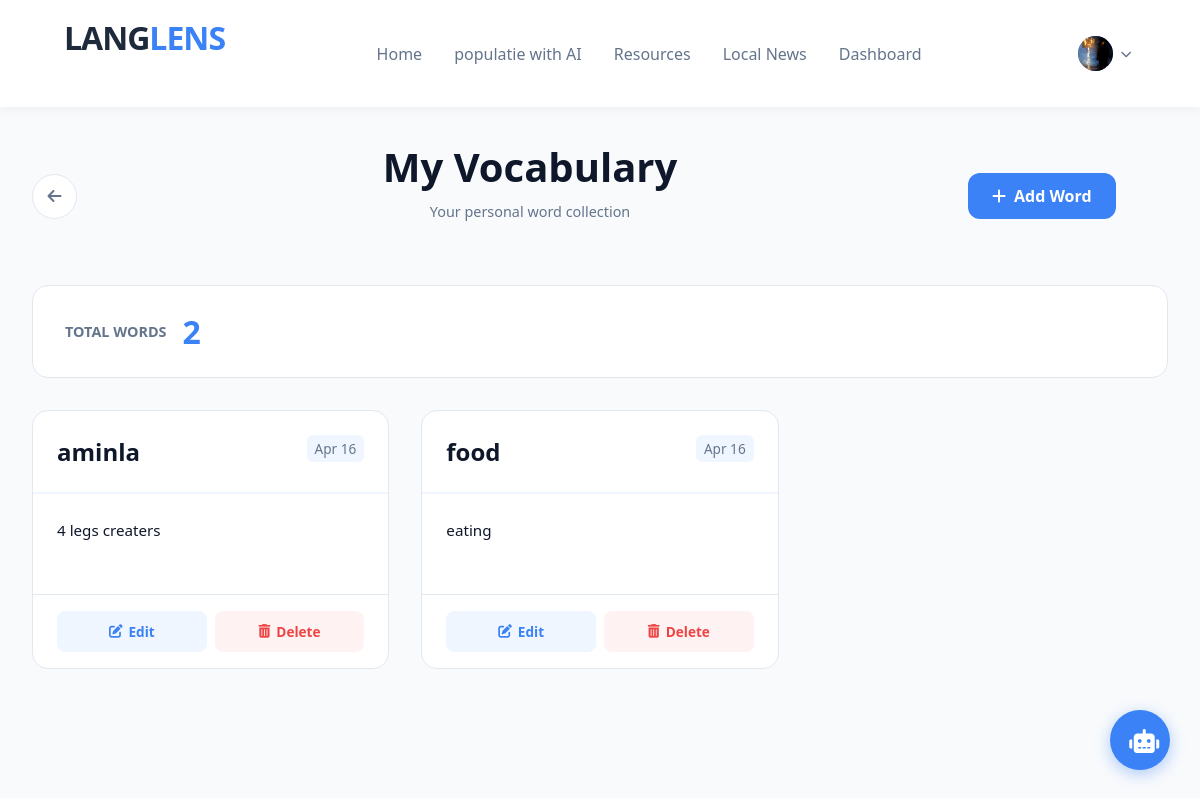
The page /home/my-vocabularies (signed in) on the database its author committed.
### LangLens/models.py (models this page shows, shortened)
class UserProfile(models.Model):
    user = models.OneToOneField(User, on_delete=models.CASCADE)
    bio = models.TextField(blank=True, help_text="Short bio about the user")
    profile_picture = models.ImageField(upload_to='profile_pictures/', blank=True, null=True, help_text="User's profile picture")
    date_of_birth = models.DateField(null=True, blank=True)
    location = models.CharField(max_length=100, blank=True)
    website = models.URLField(blank=True)
    created_at = models.DateTimeField(auto_now_add=True)
    updated_at = models.DateTimeField(auto_now=True)

class UserVocabulary(models.Model):
    user = models.ForeignKey(User, on_delete=models.CASCADE, related_name='custom_words')
    reading_module = models.ForeignKey(ReadingModule, on_delete=models.CASCADE, related_name="user_words", null=True, blank=True)
    word = models.CharField(max_length=100)
    definition = models.TextField(blank=True)
    created_at = models.DateTimeField(auto_now_add=True)
    updated_at = models.DateTimeField(auto_now=True)
    class Meta:
        ordering = ['-created_at']

### LangLens/views.py (the view)
# urls.py: path('home/my-vocabularies', views.my_vocabularies, name='my_vocabularies'),
@login_required(login_url='login')
def my_vocabularies(request):
    user = request.user
    user_words = UserVocabulary.objects.filter(user=user)
    return render(request, 'LangLens/my_vocabularies.html', {
        'user_words': user_words,
    })

### LangLens/context_processors.py (called while the page is built)
def profile_context(request):
    profile = None
    if request.user.is_authenticated:
        profile = UserProfile.objects.filter(user=request.user).first()
    return {'profile': profile}

### templates/LangLens/my_vocabularies.html (shortened to what this page needs)
{% extends "LangLens/index.html" %}
{% load static %}
{% block css %}
    <link rel="stylesheet" href="{% static 'LangLens/css/my_vocabularies.css' %}">
{% endblock %}
{% block dashboard_writing %}
<div class="vocab-container">
    <header class="vocab-header">
        <div class="header-nav-left">
            <a href="{% url 'index' %}" class="back-link-circle" title="Back to Home">
                <i class="fas fa-arrow-left"></i>
            </a>
        </div>
        <div class="header-center">
            <h1>My Vocabulary</h1>
            <p class="subtitle">Your personal word collection</p>
        </div>
        <div class="header-nav-right">
            <a href="{% url 'add_vocabulary' %}" class="btn-add-word">
                <i class="fas fa-plus"></i> Add Word
            </a>
        </div>
    </header>
    <div class="vocab-content">
        {% if user_words %}
            <div class="vocab-stats">
                <div class="stat">
                    <span class="stat-label">Total Words</span>
                    <span class="stat-value">{{ user_words|length }}</span>
                </div>
            </div>
            <div class="vocab-grid">
                {% for word in user_words %}
                    <div class="vocab-card">
                        <div class="card-header">
                            <h3 class="word-title">{{ word.word }}</h3>
                            <span class="card-date">{{ word.created_at|date:"M d" }}</span>
                        </div>
                        <div class="card-body">
                            {% if word.definition %}
                                <p class="word-definition">{{ word.definition }}</p>
                            {% else %}
                                <p class="word-definition empty">No definition added yet</p>
                            {% endif %}
                        </div>
                        <div class="card-actions">
                            <a href="{% url 'edit_vocabulary' word.id %}" class="btn-edit" title="Edit">
                                <i class="fas fa-edit"></i> Edit
                            </a>
                            <a href="{% url 'delete_vocabulary' word.id %}" class="btn-delete" title="Delete">
                                <i class="fas fa-trash-alt"></i> Delete
                            </a>
                        </div>
                    </div>
                {% endfor %}
            </div>
        {% endif %}
    </div>
</div>
{% endblock %}

### templates/LangLens/index.html (shortened to what this page needs)
<!DOCTYPE html>
<html lang="en">
<head>
{% load static %}
     {% block css %}
     {% endblock%}
     <link rel="stylesheet" href="{% static 'LangLens/css/index.css' %}">
<link rel="stylesheet" href="https://cdnjs.cloudflare.com/ajax/libs/font-awesome/6.0.0/css/all.min.css">
</head>
<div class="ai-chat-wrapper">
    <button class="chat-fab" onclick="toggleChat()">
        <i class="fas fa-robot"></i>
    </button>
</div>
<body>
    <header class="navbar">
        <a id="logo" href="{% url 'index' %}"><div class="logo">LANG<span>LENS</span></div></a>
        <nav class="main-menu">
            <ul>
                <li><a href="{% url 'index' %}">Home</a></li>
                <li><a href="{% url 'generate_vocabulary_tts' %}">populatie with AI</a></li>
                <li><a href="#">Resources</a></li>
                <li><a href="{% url 'local_news' %}">Local News</a></li>
                <li><a href="{% url 'dashboard' %}">Dashboard</a></li>
            </ul>
        </nav>
           <div class="auth-buttons">
    {% if user.is_authenticated %}
        <div class="profile-dropdown">
            <div class="profile-trigger" onclick="toggleProfileMenu()">
                {% if profile and profile.profile_picture %}
                    <div class="avatar-circle">
                        <img src="{{ profile.profile_picture.url }}" alt="Profile" style="width: 100%; height: 100%; border-radius: 50%; object-fit: cover;">
                    </div>
                {% else %}
                    <div class="avatar-circle">
                        <i class="fas fa-user"></i>
                    </div>
                {% endif %}
                <i class="fas fa-chevron-down s-icon"></i>
            </div>
        </div>
    {% else %}
        <a href="{% url 'login' %}"><button class="btn-login">Login</button></a>
        <a href="{% url 'signup' %}"><button class="btn-signup">Sign Up</button></a>
    {% endif %}
        </div>
    </header>
     {% block dashboard_writing %}{% endblock%}
</body>
</html>

### static/LangLens/css/my_vocabularies.css (style rules this page uses)
:root { --accent: #3b82f6; --accent-soft: #eff6ff; --danger: #ef4444; --danger-soft: #fef2f2; --text-dark: #0f172a; --text-light: #64748b; --bg: #f8fafc; --white: #ffffff; --border: #e2e8f0; --shadow: 0 10px 15px -3px rgba(0, 0, 0, 0.05); }
body { background: var(--bg); font-family: 'Inter', sans-serif; }
.vocab-container { max-width: 1200px; margin: 0 auto; padding: 2rem; }
.vocab-header { display: grid; grid-template-columns: 60px 1fr 200px; align-items: center; margin-bottom: 2rem; gap: 2rem; }
.header-center { text-align: center; }
.header-center h1 { font-size: 2.5rem; font-weight: 800; color: var(--text-dark); margin-bottom: 0.5rem; }
.subtitle { font-size: 1rem; color: var(--text-light); margin: 0; }
.back-link-circle { width: 45px; height: 45px; border-radius: 50%; background: var(--white); display: flex; align-items: center; justify-content: center; text-decoration: none; color: var(--text-light); border: 1px solid var(--border); transition: 0.2s; }
.btn-add-word { display: inline-flex; align-items: center; gap: 8px; padding: 12px 24px; background: var(--accent); color: var(--white); border-radius: 12px; text-decoration: none; font-weight: 600; transition: 0.2s; }
.vocab-content { margin-top: 2rem; }
.vocab-stats { display: grid; grid-template-columns: auto; margin-bottom: 2rem; }
.stat { background: var(--white); padding: 1.5rem 2rem; border-radius: 16px; border: 1px solid var(--border); display: flex; align-items: center; gap: 1rem; }
.stat-label { font-size: 0.9rem; color: var(--text-light); text-transform: uppercase; font-weight: 600; }
.stat-value { font-size: 2rem; font-weight: 800; color: var(--accent); }
.vocab-grid { display: grid; grid-template-columns: repeat(auto-fill, minmax(300px, 1fr)); gap: 2rem; margin-top: 2rem; }
.vocab-card { background: var(--white); border: 1px solid var(--border); border-radius: 16px; overflow: hidden; transition: all 0.3s; display: flex; flex-direction: column; }
.card-header { padding: 1.5rem; border-bottom: 2px solid var(--accent-soft); display: flex; justify-content: space-between; align-items: start; }
.word-title { margin: 0; font-size: 1.5rem; font-weight: 700; color: var(--text-dark); }
.card-date { font-size: 0.85rem; color: var(--text-light); background: var(--accent-soft); padding: 4px 8px; border-radius: 6px; }
.card-body { padding: 1.5rem; flex: 1; min-height: 100px; }
.word-definition { margin: 0; color: var(--text-dark); line-height: 1.6; font-size: 0.95rem; }
.card-actions { padding: 1rem 1.5rem; border-top: 1px solid var(--border); display: flex; gap: 0.5rem; }
.btn-edit, .btn-delete { flex: 1; padding: 10px 12px; border-radius: 8px; text-decoration: none; font-weight: 600; font-size: 0.85rem; display: flex; align-items: center; justify-content: center; gap: 6px; transition: 0.2s; border: 1px solid transparent; }
.btn-edit { background: var(--accent-soft); color: var(--accent); border-color: var(--accent-soft); }
.btn-delete { background: var(--danger-soft); color: var(--danger); border-color: var(--danger-soft); }

### rows shown on the page
UserProfile: profile_picture (picture)
UserVocabulary: word "aminla", created_at "Apr 16", definition "4 legs creaters"
UserVocabulary: word "food", created_at "Apr 16", definition "eating"

### other values the page prints
{{ user_words|length }} "2"
